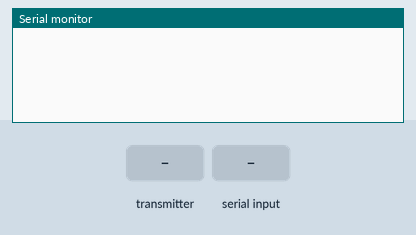
This sketch was run on a simulated ESP32. Parts: the last lines printed to the serial monitor. The test bench sets the inputs (shaded band).

Above: at 1.2 s.
1.3 s: the transmitter starts sending x = 0
At 1.66 s:
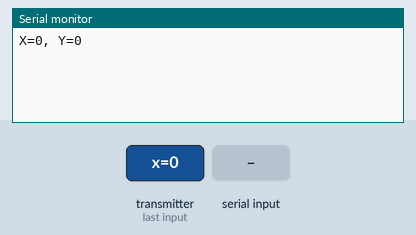
3.3 s: "1" received over Serial
4.8 s: "2" received over Serial
6.3 s: the transmitter starts sending y = 1024
At 6.66 s:
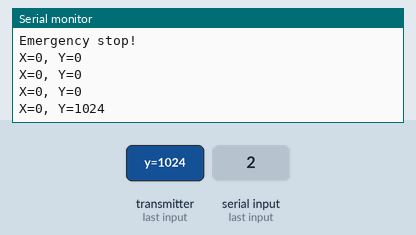
7.8 s: the transmitter starts sending y = 2048
At 8.16 s:
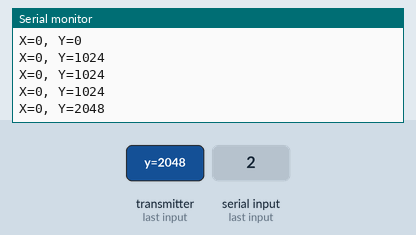
Timing chart, 0 to 10.3 s (numbered marks = the images above; inputs shaded):
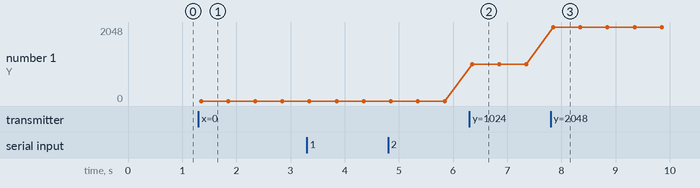

The sketch:

pult.ino
```cpp
#include <Arduino.h>
#include <WiFi.h>
#include <esp_now.h>

uint8_t robotAddress[] = {0x08, 0xF9, 0xE0, 0xBD, 0xE9, 0xA0};

typedef struct cmd_struct {
  int command;
} cmd_struct;
cmd_struct myCommand;

typedef struct data_struct {
  int x;
  int y;
} data_struct;
data_struct incomingData;

esp_now_peer_info_t peerInfo;

void OnDataRecv(const esp_now_recv_info_t * recv_info, const uint8_t *incomingDataBytes, int len) {
  memcpy(&incomingData, incomingDataBytes, sizeof(incomingData));
  Serial.printf("X=%d, Y=%d\n", incomingData.x, incomingData.y);
}

void setup() {
  Serial.begin(115200);
  WiFi.mode(WIFI_STA);

  if (esp_now_init() != ESP_OK) {
    Serial.println("Error initializing ESP-NOW");
    return;
  }

  esp_now_register_recv_cb(OnDataRecv);

  memcpy(peerInfo.peer_addr, robotAddress, 6);
  peerInfo.channel = 0;
  peerInfo.encrypt = false;

  if (esp_now_add_peer(&peerInfo) != ESP_OK){
    Serial.println("Failed to add peer");
    return;
  }
}

void loop() {
  if (Serial.available() > 0) {
    char inChar = Serial.read();
    if (inChar == '1') {
      myCommand.command = 1;
      esp_now_send(robotAddress, (uint8_t *) &myCommand, sizeof(myCommand));
      Serial.println("Start.");
    }
    else if (inChar == '2') {
      myCommand.command = 2;
      esp_now_send(robotAddress, (uint8_t *) &myCommand, sizeof(myCommand));
      Serial.println("Emergency stop!");
    }
  }
}
```

Measured:
- after the input at 1.3 s, the serial monitor: prints a new line after 0.05 s (image 1)
- after the input at 6.3 s, the serial monitor: prints a new line after 0.05 s (image 2)
- after the input at 7.8 s, the serial monitor: prints a new line after 0.05 s (image 3)
- plotted number 1: 0 → 1024 after the input at 6.3 s, 1024 → 2048 after the input at 7.8 s
